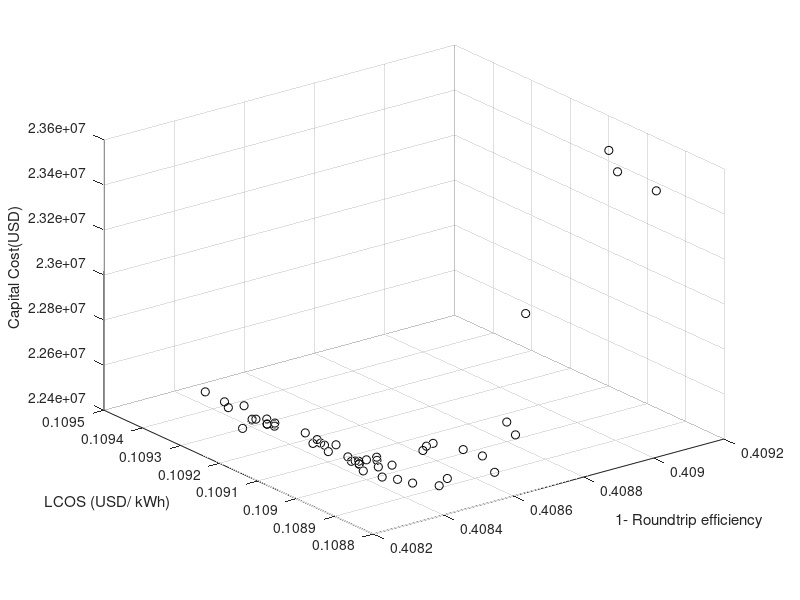
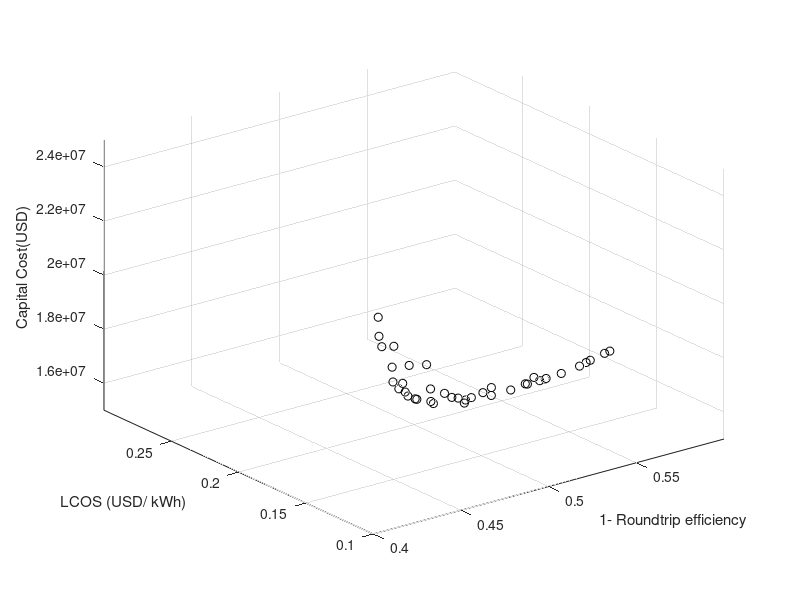

Write MATLAB code to recreate these figures, in order.
clc
clear all

A=[0.40831	0.10924	22477000
0.40837	0.10927	22469000
0.40837	0.10926	22477000
0.40838	0.10928	22454000
0.40838	0.10924	22466000
0.40838	0.1093	22501000
0.40838	0.10911	22500000
0.40838	0.10922	22487000
0.40838	0.10899	22455000
0.40838	0.10903	22486000
0.40838	0.10924	22467000
0.40839	0.10915	22494000
0.40839	0.10891	22476000
0.40839	0.10909	22458000
0.40839	0.10901	22465000
0.40839	0.10896	22492000
0.40839	0.10941	22472000
0.40839	0.10923	22461000
0.40839	0.10936	22467000
0.40839	0.1091	22479000
0.40839	0.10925	22477000
0.40839	0.10935	22449000
0.40839	0.10923	22471000
0.40839	0.10907	22504000
0.40839	0.10913	22463000
0.40839	0.10911	22480000
0.40839	0.10901	22467000
0.40839	0.10895	22455000
0.40839	0.10902	22471000
0.40839	0.10903	22462000
0.4084	0.10888	22479000
0.4084	0.10902	22466000
0.4084	0.109	22488000
0.40841	0.10882	22510000
0.40843	0.109	22473000
0.40844	0.10897	22471000
0.40844	0.10901	22475000
0.40851	0.10889	22445000
0.40855	0.10899	22474000
0.40856	0.10899	22489000
0.40859	0.109	22481000
0.40859	0.10884	22478000
0.40861	0.10894	22492000
0.40861	0.10889	22503000
0.40877	0.10895	22482000
0.4088	0.109	22487000
0.40881	0.10896	22996000
0.40904	0.10883	23546000
0.40905	0.10894	23540000
0.40908	0.10899	23583000]

B=[0.411121592	0.110186332	21886779.36
0.607458016	0.18606621	16444740.59
0.499639028	0.148323355	17372792.28
0.535408758	0.16189519	16750612.27
0.571423875	0.170086242	16594906.47
0.558244056	0.166485846	16637272.87
0.581423547	0.175167143	16518819.19
0.443957355	0.124857	18642543.69
0.63715694	0.197252425	16329476.4
0.629586442	0.196607757	16353300.92
0.655491262	0.206366342	16270064.59
0.621678951	0.19140512	16393131.83
0.448469454	0.120549099	19045618.75
0.49133097	0.151311693	17064702.31
0.42345089	0.115878037	19850525.97
0.440762755	0.121947354	18781788
0.475022881	0.134656199	17916643.2
0.453956597	0.127476011	18327033.65
0.674362647	0.221557621	16238058.77
0.53174402	0.158698859	16897556.72
0.413233123	0.110869082	21449559.26
0.432554895	0.118662008	19253668.32
0.483399726	0.135776597	17761851.58
0.664290008	0.215564577	16263164.24
0.654535737	0.2113426	16314715.05
0.578115653	0.173932943	16522071.15
0.5367209	0.149711136	17214067.52
0.596986058	0.180891399	16454165.53
0.612858134	0.18771052	16397908.75
0.525204099	0.1437405	17592174.85
0.467844744	0.129989177	18175973.47
0.40995428	0.109238784	22634517.64
0.683236981	0.22415121	16186438.18
0.59266561	0.179165589	16486258.44
0.460632025	0.126019141	18543172.5
0.420296707	0.112389318	20533294.41
0.431681677	0.114556928	20348296.05
0.429422673	0.116431815	19679983.19
0.514238872	0.146690358	17251559.38
0.442462746	0.115674901	20161055.67
0.482677264	0.139175501	17608367.42
0.420593601	0.111487491	21321567.52
0.509773709	0.15528759	16931215.47
0.547809449	0.164746165	16658514.51
0.428532654	0.118121982	19456195.06
0.436794853	0.122172304	18950003.35
0.543818675	0.163737664	16685651.88
0.478489134	0.138830789	17748632.2
0.459347178	0.132622721	18036650.41
0.504044443	0.147786142	17496278.31
]

figure(1)
plot3(A(:,1),A(:,2),A(:,3),'ok');hold on;
grid on; xlabel('1- Roundtrip efficiency'); ylabel('LCOS (USD/ kWh)'); zlabel('Capital Cost(USD)');



figure(2)
plot3(B(:,1),B(:,2),B(:,3),'ok'); grid on;
xlabel('1- Roundtrip efficiency'); ylabel('LCOS (USD/ kWh)'); zlabel('Capital Cost(USD)');
xlim([0.4 0.6])
ylim([0.1 0.3])
zlim([1.5e7 2.5e7])






